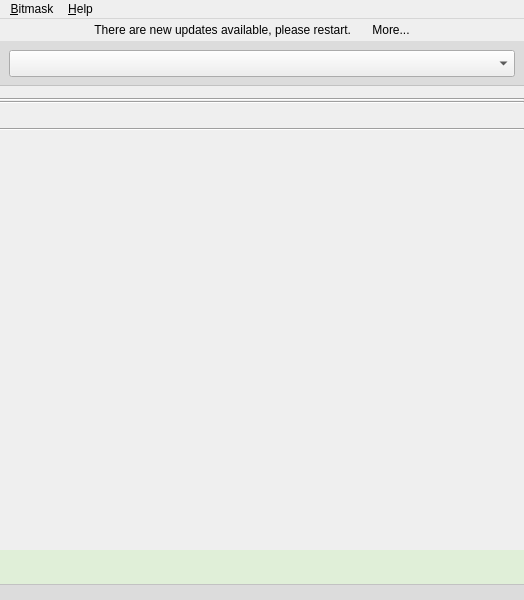
<?xml version="1.0" encoding="UTF-8"?>
<ui version="4.0">
 <class>MainWindow</class>
 <widget class="QMainWindow" name="MainWindow">
  <property name="geometry">
   <rect>
    <x>0</x>
    <y>0</y>
    <width>524</width>
    <height>600</height>
   </rect>
  </property>
  <property name="sizePolicy">
   <sizepolicy hsizetype="Fixed" vsizetype="Preferred">
    <horstretch>0</horstretch>
    <verstretch>0</verstretch>
   </sizepolicy>
  </property>
  <property name="minimumSize">
   <size>
    <width>524</width>
    <height>0</height>
   </size>
  </property>
  <property name="maximumSize">
   <size>
    <width>524</width>
    <height>16777215</height>
   </size>
  </property>
  <property name="windowTitle">
   <string>Bitmask</string>
  </property>
  <property name="windowIcon">
   <iconset resource="../../../../../data/resources/icons.qrc">
    <normaloff>:/images/mask-icon.png</normaloff>:/images/mask-icon.png</iconset>
  </property>
  <property name="inputMethodHints">
   <set>Qt::ImhHiddenText</set>
  </property>
  <property name="iconSize">
   <size>
    <width>128</width>
    <height>128</height>
   </size>
  </property>
  <widget class="QWidget" name="centralwidget">
   <layout class="QGridLayout" name="gridLayout">
    <property name="margin">
     <number>0</number>
    </property>
    <property name="spacing">
     <number>0</number>
    </property>
    <item row="1" column="0" colspan="2">
     <widget class="QScrollArea" name="scrollArea">
      <property name="frameShape">
       <enum>QFrame::NoFrame</enum>
      </property>
      <property name="frameShadow">
       <enum>QFrame::Plain</enum>
      </property>
      <property name="lineWidth">
       <number>0</number>
      </property>
      <property name="horizontalScrollBarPolicy">
       <enum>Qt::ScrollBarAlwaysOff</enum>
      </property>
      <property name="widgetResizable">
       <bool>true</bool>
      </property>
      <widget class="QWidget" name="scrollAreaWidgetContents">
       <property name="geometry">
        <rect>
         <x>0</x>
         <y>0</y>
         <width>524</width>
         <height>545</height>
        </rect>
       </property>
       <layout class="QVBoxLayout" name="verticalLayout">
        <property name="spacing">
         <number>0</number>
        </property>
        <property name="margin">
         <number>0</number>
        </property>
        <item>
         <widget class="QFrame" name="providerFrame">
          <property name="sizePolicy">
           <sizepolicy hsizetype="Preferred" vsizetype="Fixed">
            <horstretch>0</horstretch>
            <verstretch>0</verstretch>
           </sizepolicy>
          </property>
          <property name="autoFillBackground">
           <bool>false</bool>
          </property>
          <property name="styleSheet">
           <string notr="true">QFrame#providerFrame {background-color: rgba(0,0,0,20); border-bottom: 1px solid rgba(0,0,0,30);}</string>
          </property>
          <layout class="QHBoxLayout" name="horizontalLayout">
           <item>
            <widget class="QComboBox" name="cmbProviders">
             <property name="font">
              <font>
               <pointsize>12</pointsize>
              </font>
             </property>
            </widget>
           </item>
          </layout>
         </widget>
        </item>
        <item>
         <layout class="QVBoxLayout" name="loginLayout">
          <property name="topMargin">
           <number>12</number>
          </property>
         </layout>
        </item>
        <item>
         <widget class="Line" name="lineUnderLogin">
          <property name="orientation">
           <enum>Qt::Horizontal</enum>
          </property>
         </widget>
        </item>
        <item>
         <widget class="QWidget" name="eipWidget" native="true">
          <layout class="QVBoxLayout" name="eipVerticalLayout">
           <property name="spacing">
            <number>0</number>
           </property>
           <property name="margin">
            <number>0</number>
           </property>
           <item>
            <layout class="QVBoxLayout" name="eipLayout">
             <property name="leftMargin">
              <number>12</number>
             </property>
             <property name="topMargin">
              <number>0</number>
             </property>
             <property name="rightMargin">
              <number>12</number>
             </property>
             <property name="bottomMargin">
              <number>0</number>
             </property>
            </layout>
           </item>
          </layout>
         </widget>
        </item>
        <item>
         <widget class="Line" name="lineUnderEIP">
          <property name="orientation">
           <enum>Qt::Horizontal</enum>
          </property>
         </widget>
        </item>
        <item>
         <widget class="QWidget" name="mailWidget" native="true">
          <layout class="QVBoxLayout" name="verticalLayout_3">
           <property name="spacing">
            <number>0</number>
           </property>
           <property name="margin">
            <number>0</number>
           </property>
           <item>
            <layout class="QVBoxLayout" name="mailLayout">
             <property name="spacing">
              <number>6</number>
             </property>
             <property name="margin">
              <number>12</number>
             </property>
            </layout>
           </item>
          </layout>
         </widget>
        </item>
        <item>
         <widget class="Line" name="lineUnderEmail">
          <property name="orientation">
           <enum>Qt::Horizontal</enum>
          </property>
         </widget>
        </item>
        <item>
         <spacer name="verticalSpacer">
          <property name="orientation">
           <enum>Qt::Vertical</enum>
          </property>
          <property name="sizeHint" stdset="0">
           <size>
            <width>20</width>
            <height>0</height>
           </size>
          </property>
         </spacer>
        </item>
        <item>
         <widget class="QLabel" name="lblProviderMOTD">
          <property name="autoFillBackground">
           <bool>false</bool>
          </property>
          <property name="styleSheet">
           <string notr="true">background-color: #e0efd8;
padding: 10px;
margin-top:5px;</string>
          </property>
          <property name="frameShape">
           <enum>QFrame::NoFrame</enum>
          </property>
          <property name="frameShadow">
           <enum>QFrame::Plain</enum>
          </property>
          <property name="lineWidth">
           <number>0</number>
          </property>
          <property name="text">
           <string/>
          </property>
          <property name="textFormat">
           <enum>Qt::AutoText</enum>
          </property>
          <property name="scaledContents">
           <bool>false</bool>
          </property>
          <property name="alignment">
           <set>Qt::AlignLeading|Qt::AlignLeft|Qt::AlignVCenter</set>
          </property>
          <property name="wordWrap">
           <bool>true</bool>
          </property>
          <property name="margin">
           <number>0</number>
          </property>
          <property name="indent">
           <number>-1</number>
          </property>
          <property name="openExternalLinks">
           <bool>true</bool>
          </property>
         </widget>
        </item>
        <item>
         <widget class="QFrame" name="frame">
          <property name="sizePolicy">
           <sizepolicy hsizetype="Preferred" vsizetype="Fixed">
            <horstretch>0</horstretch>
            <verstretch>0</verstretch>
           </sizepolicy>
          </property>
          <property name="minimumSize">
           <size>
            <width>0</width>
            <height>16</height>
           </size>
          </property>
          <property name="autoFillBackground">
           <bool>false</bool>
          </property>
          <property name="styleSheet">
           <string notr="true">background-color: rgba(0,0,0,20); border-top: 1px solid rgba(0,0,0,30);</string>
          </property>
         </widget>
        </item>
       </layout>
      </widget>
     </widget>
    </item>
    <item row="0" column="0" colspan="2">
     <layout class="QGridLayout" name="gridLayout_4">
      <item row="1" column="1">
       <widget class="QLabel" name="lblNewUpdates">
        <property name="text">
         <string>There are new updates available, please restart.</string>
        </property>
        <property name="alignment">
         <set>Qt::AlignRight|Qt::AlignTrailing|Qt::AlignVCenter</set>
        </property>
       </widget>
      </item>
      <item row="1" column="0">
       <spacer name="horizontalSpacer_8">
        <property name="orientation">
         <enum>Qt::Horizontal</enum>
        </property>
        <property name="sizeHint" stdset="0">
         <size>
          <width>40</width>
          <height>0</height>
         </size>
        </property>
       </spacer>
      </item>
      <item row="0" column="1">
       <spacer name="horizontalSpacer_7">
        <property name="orientation">
         <enum>Qt::Horizontal</enum>
        </property>
        <property name="sizeHint" stdset="0">
         <size>
          <width>40</width>
          <height>0</height>
         </size>
        </property>
       </spacer>
      </item>
      <item row="1" column="2">
       <widget class="QPushButton" name="btnMore">
        <property name="sizePolicy">
         <sizepolicy hsizetype="Preferred" vsizetype="Preferred">
          <horstretch>0</horstretch>
          <verstretch>0</verstretch>
         </sizepolicy>
        </property>
        <property name="text">
         <string>More...</string>
        </property>
        <property name="flat">
         <bool>true</bool>
        </property>
       </widget>
      </item>
      <item row="1" column="3">
       <spacer name="horizontalSpacer_9">
        <property name="orientation">
         <enum>Qt::Horizontal</enum>
        </property>
        <property name="sizeHint" stdset="0">
         <size>
          <width>40</width>
          <height>0</height>
         </size>
        </property>
       </spacer>
      </item>
     </layout>
    </item>
   </layout>
  </widget>
  <widget class="QMenuBar" name="menubar">
   <property name="geometry">
    <rect>
     <x>0</x>
     <y>0</y>
     <width>524</width>
     <height>23</height>
    </rect>
   </property>
   <widget class="QMenu" name="menuFile">
    <property name="title">
     <string>&amp;Bitmask</string>
    </property>
    <addaction name="action_create_new_account"/>
    <addaction name="action_advanced_key_management"/>
    <addaction name="separator"/>
    <addaction name="action_preferences"/>
    <addaction name="separator"/>
    <addaction name="action_quit"/>
   </widget>
   <widget class="QMenu" name="menuHelp">
    <property name="title">
     <string>&amp;Help</string>
    </property>
    <addaction name="action_help"/>
    <addaction name="action_show_logs"/>
    <addaction name="separator"/>
    <addaction name="action_about_leap"/>
   </widget>
   <addaction name="menuFile"/>
   <addaction name="menuHelp"/>
  </widget>
  <action name="action_preferences">
   <property name="enabled">
    <bool>true</bool>
   </property>
   <property name="text">
    <string>Pr&amp;eferences...</string>
   </property>
  </action>
  <action name="action_quit">
   <property name="text">
    <string>&amp;Quit</string>
   </property>
  </action>
  <action name="action_about_leap">
   <property name="text">
    <string>About &amp;Bitmask</string>
   </property>
  </action>
  <action name="action_help">
   <property name="text">
    <string>&amp;Help</string>
   </property>
  </action>
  <action name="action_wizard">
   <property name="text">
    <string>&amp;Wizard</string>
   </property>
  </action>
  <action name="action_show_logs">
   <property name="text">
    <string>Show &amp;Log</string>
   </property>
  </action>
  <action name="action_create_new_account">
   <property name="text">
    <string>Create a new account...</string>
   </property>
  </action>
  <action name="action_advanced_key_management">
   <property name="enabled">
    <bool>false</bool>
   </property>
   <property name="text">
    <string>Advanced Key Management</string>
   </property>
   <property name="visible">
    <bool>false</bool>
   </property>
  </action>
 </widget>
 <resources>
  <include location="../../../../../data/resources/icons.qrc"/>
  <include location="../../../../../data/resources/locale.qrc"/>
 </resources>
 <connections/>
</ui>
